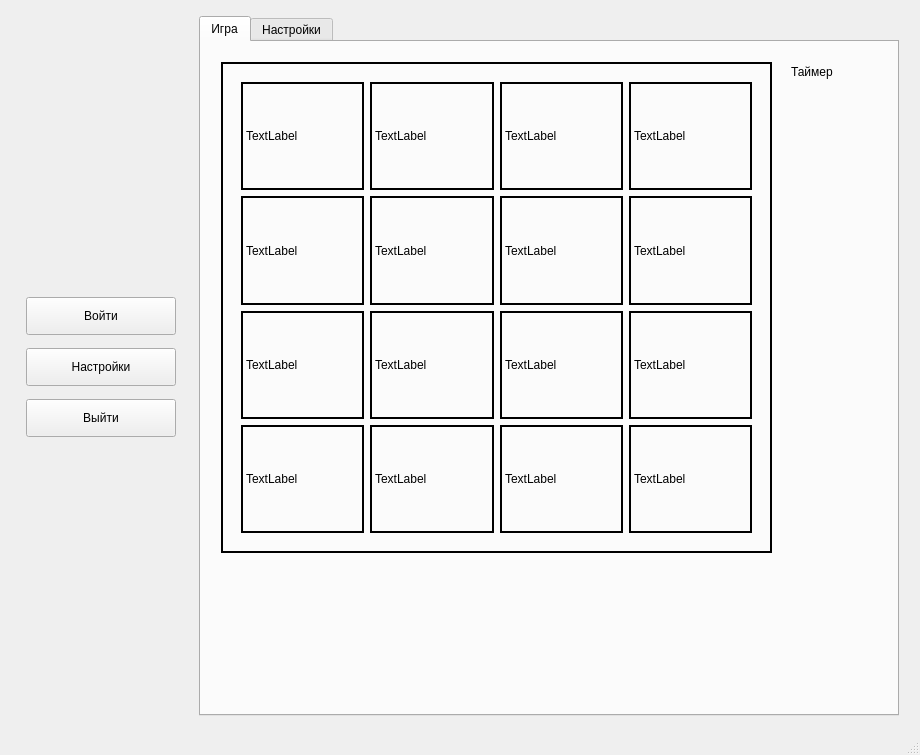
<?xml version="1.0" encoding="UTF-8"?>
<ui version="4.0">
 <class>MainWindow</class>
 <widget class="QMainWindow" name="MainWindow">
  <property name="geometry">
   <rect>
    <x>0</x>
    <y>0</y>
    <width>920</width>
    <height>755</height>
   </rect>
  </property>
  <property name="minimumSize">
   <size>
    <width>920</width>
    <height>600</height>
   </size>
  </property>
  <property name="maximumSize">
   <size>
    <width>920</width>
    <height>800</height>
   </size>
  </property>
  <property name="windowTitle">
   <string>Zoo</string>
  </property>
  <property name="windowIcon">
   <iconset>
    <normaloff>../resources/images/depositphotos_102412140-stock-illustration-group-of-wild-animal.jpg</normaloff>../resources/images/depositphotos_102412140-stock-illustration-group-of-wild-animal.jpg</iconset>
  </property>
  <property name="styleSheet">
   <string notr="true"/>
  </property>
  <widget class="QWidget" name="centralwidget">
   <layout class="QHBoxLayout" name="horizontalLayout_2">
    <item>
     <spacer name="horizontalSpacer_2">
      <property name="orientation">
       <enum>Qt::Horizontal</enum>
      </property>
      <property name="sizeHint" stdset="0">
       <size>
        <width>40</width>
        <height>20</height>
       </size>
      </property>
     </spacer>
    </item>
    <item>
     <layout class="QVBoxLayout" name="verticalLayout">
      <property name="spacing">
       <number>13</number>
      </property>
      <property name="sizeConstraint">
       <enum>QLayout::SetDefaultConstraint</enum>
      </property>
      <property name="leftMargin">
       <number>5</number>
      </property>
      <property name="rightMargin">
       <number>5</number>
      </property>
      <item>
       <spacer name="verticalSpacer">
        <property name="orientation">
         <enum>Qt::Vertical</enum>
        </property>
        <property name="sizeType">
         <enum>QSizePolicy::Expanding</enum>
        </property>
        <property name="sizeHint" stdset="0">
         <size>
          <width>20</width>
          <height>40</height>
         </size>
        </property>
       </spacer>
      </item>
      <item>
       <widget class="QPushButton" name="pushButton">
        <property name="minimumSize">
         <size>
          <width>100</width>
          <height>38</height>
         </size>
        </property>
        <property name="text">
         <string>Войти</string>
        </property>
       </widget>
      </item>
      <item>
       <widget class="QPushButton" name="pushButton_3">
        <property name="sizePolicy">
         <sizepolicy hsizetype="Expanding" vsizetype="Fixed">
          <horstretch>0</horstretch>
          <verstretch>0</verstretch>
         </sizepolicy>
        </property>
        <property name="minimumSize">
         <size>
          <width>150</width>
          <height>38</height>
         </size>
        </property>
        <property name="text">
         <string>Настройки</string>
        </property>
        <property name="iconSize">
         <size>
          <width>30</width>
          <height>30</height>
         </size>
        </property>
       </widget>
      </item>
      <item>
       <widget class="QPushButton" name="pushButton_2">
        <property name="sizePolicy">
         <sizepolicy hsizetype="Minimum" vsizetype="Fixed">
          <horstretch>0</horstretch>
          <verstretch>0</verstretch>
         </sizepolicy>
        </property>
        <property name="minimumSize">
         <size>
          <width>50</width>
          <height>38</height>
         </size>
        </property>
        <property name="text">
         <string>Выйти</string>
        </property>
        <property name="iconSize">
         <size>
          <width>30</width>
          <height>30</height>
         </size>
        </property>
       </widget>
      </item>
      <item>
       <spacer name="verticalSpacer_2">
        <property name="orientation">
         <enum>Qt::Vertical</enum>
        </property>
        <property name="sizeType">
         <enum>QSizePolicy::Expanding</enum>
        </property>
        <property name="sizeHint" stdset="0">
         <size>
          <width>20</width>
          <height>40</height>
         </size>
        </property>
       </spacer>
      </item>
     </layout>
    </item>
    <item>
     <spacer name="horizontalSpacer">
      <property name="orientation">
       <enum>Qt::Horizontal</enum>
      </property>
      <property name="sizeHint" stdset="0">
       <size>
        <width>40</width>
        <height>20</height>
       </size>
      </property>
     </spacer>
    </item>
    <item>
     <widget class="QTabWidget" name="tabWidget">
      <property name="minimumSize">
       <size>
        <width>700</width>
        <height>500</height>
       </size>
      </property>
      <property name="maximumSize">
       <size>
        <width>700</width>
        <height>700</height>
       </size>
      </property>
      <property name="currentIndex">
       <number>0</number>
      </property>
      <widget class="QWidget" name="tab">
       <attribute name="title">
        <string>Игра</string>
       </attribute>
       <widget class="QFrame" name="frame">
        <property name="geometry">
         <rect>
          <x>20</x>
          <y>20</y>
          <width>551</width>
          <height>491</height>
         </rect>
        </property>
        <property name="styleSheet">
         <string notr="true">QFrame{
border: 2px solid black;
}</string>
        </property>
        <property name="frameShape">
         <enum>QFrame::StyledPanel</enum>
        </property>
        <property name="frameShadow">
         <enum>QFrame::Raised</enum>
        </property>
        <widget class="QWidget" name="gridLayoutWidget">
         <property name="geometry">
          <rect>
           <x>20</x>
           <y>20</y>
           <width>511</width>
           <height>451</height>
          </rect>
         </property>
         <layout class="QGridLayout" name="gridLayout">
          <property name="sizeConstraint">
           <enum>QLayout::SetDefaultConstraint</enum>
          </property>
          <item row="1" column="0">
           <widget class="QLabel" name="label_5">
            <property name="styleSheet">
             <string notr="true">QLabel:hover{
background:orange;
}</string>
            </property>
            <property name="text">
             <string>TextLabel</string>
            </property>
           </widget>
          </item>
          <item row="0" column="3">
           <widget class="QLabel" name="label_4">
            <property name="styleSheet">
             <string notr="true">QLabel:hover{
background:orange;
}</string>
            </property>
            <property name="text">
             <string>TextLabel</string>
            </property>
           </widget>
          </item>
          <item row="3" column="1">
           <widget class="QLabel" name="label_10">
            <property name="styleSheet">
             <string notr="true">QLabel:hover{
background:orange;
}</string>
            </property>
            <property name="text">
             <string>TextLabel</string>
            </property>
           </widget>
          </item>
          <item row="1" column="1">
           <widget class="QLabel" name="label_8">
            <property name="styleSheet">
             <string notr="true">QLabel:hover{
background:orange;
}</string>
            </property>
            <property name="text">
             <string>TextLabel</string>
            </property>
           </widget>
          </item>
          <item row="1" column="2">
           <widget class="QLabel" name="label_11">
            <property name="sizePolicy">
             <sizepolicy hsizetype="Preferred" vsizetype="Preferred">
              <horstretch>0</horstretch>
              <verstretch>0</verstretch>
             </sizepolicy>
            </property>
            <property name="styleSheet">
             <string notr="true">QLabel:hover{
background:orange;
}</string>
            </property>
            <property name="text">
             <string>TextLabel</string>
            </property>
           </widget>
          </item>
          <item row="0" column="1">
           <widget class="QLabel" name="label_7">
            <property name="styleSheet">
             <string notr="true">QLabel:hover{
background:orange;
}</string>
            </property>
            <property name="text">
             <string>TextLabel</string>
            </property>
           </widget>
          </item>
          <item row="0" column="2">
           <widget class="QLabel" name="label_3">
            <property name="styleSheet">
             <string notr="true">QLabel:hover{
background:orange;
}</string>
            </property>
            <property name="text">
             <string>TextLabel</string>
            </property>
           </widget>
          </item>
          <item row="2" column="2">
           <widget class="QLabel" name="label_12">
            <property name="styleSheet">
             <string notr="true">QLabel:hover{
background:orange;
}</string>
            </property>
            <property name="text">
             <string>TextLabel</string>
            </property>
           </widget>
          </item>
          <item row="0" column="0">
           <widget class="QLabel" name="label">
            <property name="styleSheet">
             <string notr="true">QLabel:hover{
background:orange;
}</string>
            </property>
            <property name="text">
             <string>TextLabel</string>
            </property>
           </widget>
          </item>
          <item row="2" column="1">
           <widget class="QLabel" name="label_9">
            <property name="styleSheet">
             <string notr="true">QLabel:hover{
background:orange;
}</string>
            </property>
            <property name="text">
             <string>TextLabel</string>
            </property>
           </widget>
          </item>
          <item row="3" column="2">
           <widget class="QLabel" name="label_13">
            <property name="styleSheet">
             <string notr="true">QLabel:hover{
background:orange;
}</string>
            </property>
            <property name="text">
             <string>TextLabel</string>
            </property>
           </widget>
          </item>
          <item row="3" column="0">
           <widget class="QLabel" name="label_6">
            <property name="sizePolicy">
             <sizepolicy hsizetype="Preferred" vsizetype="Minimum">
              <horstretch>0</horstretch>
              <verstretch>0</verstretch>
             </sizepolicy>
            </property>
            <property name="styleSheet">
             <string notr="true">QLabel:hover{
background:orange;
}</string>
            </property>
            <property name="text">
             <string>TextLabel</string>
            </property>
           </widget>
          </item>
          <item row="3" column="3">
           <widget class="QLabel" name="label_14">
            <property name="styleSheet">
             <string notr="true">QLabel:hover{
background:orange;
}</string>
            </property>
            <property name="text">
             <string>TextLabel</string>
            </property>
           </widget>
          </item>
          <item row="2" column="3">
           <widget class="QLabel" name="label_15">
            <property name="styleSheet">
             <string notr="true">QLabel:hover{
background:orange;
}</string>
            </property>
            <property name="text">
             <string>TextLabel</string>
            </property>
           </widget>
          </item>
          <item row="1" column="3">
           <widget class="QLabel" name="label_16">
            <property name="styleSheet">
             <string notr="true">QLabel:hover{
background:orange;
}</string>
            </property>
            <property name="text">
             <string>TextLabel</string>
            </property>
           </widget>
          </item>
          <item row="2" column="0">
           <widget class="QLabel" name="label_2">
            <property name="styleSheet">
             <string notr="true">QLabel:hover{
background:orange;
}</string>
            </property>
            <property name="text">
             <string>TextLabel</string>
            </property>
           </widget>
          </item>
         </layout>
        </widget>
       </widget>
       <widget class="QLabel" name="label_17">
        <property name="geometry">
         <rect>
          <x>590</x>
          <y>20</y>
          <width>91</width>
          <height>20</height>
         </rect>
        </property>
        <property name="text">
         <string>Таймер</string>
        </property>
       </widget>
      </widget>
      <widget class="QWidget" name="tab_2">
       <attribute name="title">
        <string>Настройки</string>
       </attribute>
       <widget class="QPushButton" name="pushButton_4">
        <property name="geometry">
         <rect>
          <x>200</x>
          <y>510</y>
          <width>271</width>
          <height>41</height>
         </rect>
        </property>
        <property name="text">
         <string>Начать</string>
        </property>
       </widget>
       <widget class="QWidget" name="horizontalLayoutWidget">
        <property name="geometry">
         <rect>
          <x>90</x>
          <y>410</y>
          <width>481</width>
          <height>61</height>
         </rect>
        </property>
        <layout class="QHBoxLayout" name="horizontalLayout">
         <item>
          <widget class="QPushButton" name="pushButton_6">
           <property name="sizePolicy">
            <sizepolicy hsizetype="Minimum" vsizetype="Preferred">
             <horstretch>0</horstretch>
             <verstretch>0</verstretch>
            </sizepolicy>
           </property>
           <property name="text">
            <string>Light</string>
           </property>
          </widget>
         </item>
         <item>
          <widget class="QPushButton" name="pushButton_7">
           <property name="sizePolicy">
            <sizepolicy hsizetype="Minimum" vsizetype="Preferred">
             <horstretch>0</horstretch>
             <verstretch>0</verstretch>
            </sizepolicy>
           </property>
           <property name="text">
            <string>Medium</string>
           </property>
          </widget>
         </item>
         <item>
          <widget class="QPushButton" name="pushButton_5">
           <property name="sizePolicy">
            <sizepolicy hsizetype="Minimum" vsizetype="Preferred">
             <horstretch>0</horstretch>
             <verstretch>0</verstretch>
            </sizepolicy>
           </property>
           <property name="text">
            <string>Hard</string>
           </property>
          </widget>
         </item>
        </layout>
       </widget>
       <widget class="QLabel" name="label_19">
        <property name="geometry">
         <rect>
          <x>70</x>
          <y>50</y>
          <width>131</width>
          <height>121</height>
         </rect>
        </property>
        <property name="styleSheet">
         <string notr="true">QLabel{
border: 1px solid black;}</string>
        </property>
        <property name="text">
         <string/>
        </property>
        <property name="pixmap">
         <pixmap>../resources/images/depositphotos_13270993-stock-illustration-red-bear.jpg</pixmap>
        </property>
        <property name="scaledContents">
         <bool>true</bool>
        </property>
       </widget>
       <widget class="QLabel" name="label_20">
        <property name="geometry">
         <rect>
          <x>160</x>
          <y>220</y>
          <width>131</width>
          <height>121</height>
         </rect>
        </property>
        <property name="styleSheet">
         <string notr="true">QLabel{
border: 1px solid black;}</string>
        </property>
        <property name="text">
         <string/>
        </property>
        <property name="pixmap">
         <pixmap>../resources/images/depositphotos_136889860-stock-photo-funny-cartoon-character.jpg</pixmap>
        </property>
        <property name="scaledContents">
         <bool>true</bool>
        </property>
       </widget>
       <widget class="QLabel" name="label_21">
        <property name="geometry">
         <rect>
          <x>270</x>
          <y>50</y>
          <width>121</width>
          <height>121</height>
         </rect>
        </property>
        <property name="styleSheet">
         <string notr="true">QLabel{
border: 1px solid black;}</string>
        </property>
        <property name="text">
         <string/>
        </property>
        <property name="pixmap">
         <pixmap>../resources/images/depositphotos_13270628-stock-illustration-3d-cartoon-bird.jpg</pixmap>
        </property>
        <property name="scaledContents">
         <bool>true</bool>
        </property>
       </widget>
       <widget class="QLabel" name="label_22">
        <property name="geometry">
         <rect>
          <x>460</x>
          <y>50</y>
          <width>121</width>
          <height>121</height>
         </rect>
        </property>
        <property name="styleSheet">
         <string notr="true">QLabel{
border: 1px solid black;}</string>
        </property>
        <property name="text">
         <string/>
        </property>
        <property name="pixmap">
         <pixmap>../resources/images/depositphotos_28808489-stock-photo-fun-giraffe-with-glasses.jpg</pixmap>
        </property>
        <property name="scaledContents">
         <bool>true</bool>
        </property>
       </widget>
       <widget class="QLabel" name="label_18">
        <property name="geometry">
         <rect>
          <x>370</x>
          <y>220</y>
          <width>131</width>
          <height>121</height>
         </rect>
        </property>
        <property name="styleSheet">
         <string notr="true">QLabel{
border: 1px solid black;}</string>
        </property>
        <property name="text">
         <string/>
        </property>
        <property name="pixmap">
         <pixmap>../resources/images/depositphotos_503220292-stock-photo-illustration-cute-cartoon-character-mask.jpg</pixmap>
        </property>
        <property name="scaledContents">
         <bool>true</bool>
        </property>
       </widget>
       <widget class="QScrollArea" name="scrollArea">
        <property name="geometry">
         <rect>
          <x>20</x>
          <y>560</y>
          <width>651</width>
          <height>85</height>
         </rect>
        </property>
        <property name="widgetResizable">
         <bool>true</bool>
        </property>
        <widget class="QWidget" name="scrollAreaWidgetContents">
         <property name="geometry">
          <rect>
           <x>0</x>
           <y>0</y>
           <width>649</width>
           <height>83</height>
          </rect>
         </property>
        </widget>
       </widget>
      </widget>
     </widget>
    </item>
    <item>
     <spacer name="horizontalSpacer_3">
      <property name="orientation">
       <enum>Qt::Horizontal</enum>
      </property>
      <property name="sizeHint" stdset="0">
       <size>
        <width>40</width>
        <height>20</height>
       </size>
      </property>
     </spacer>
    </item>
   </layout>
  </widget>
  <widget class="QMenuBar" name="menubar">
   <property name="geometry">
    <rect>
     <x>0</x>
     <y>0</y>
     <width>920</width>
     <height>25</height>
    </rect>
   </property>
  </widget>
  <widget class="QStatusBar" name="statusbar"/>
 </widget>
 <resources/>
 <connections/>
</ui>
